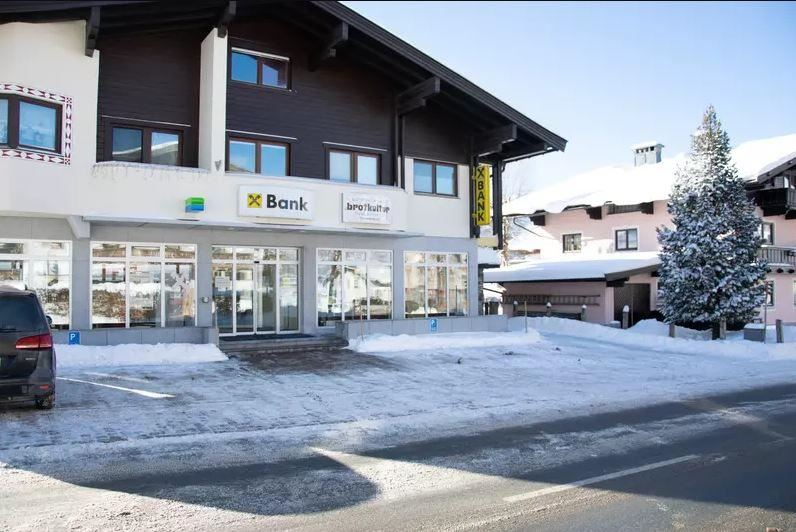
#> input picture digital_image_processing/notebooks/bank.jpeg, 796 x 532 px, found by its file name
$ jupyter execute geometric_transformations.ipynb
#> lines starting #> are read from the running program, lines starting #| are printed output that depends on the picture
<a href="https://colab.research.google.com/github/leinaxd/NOTES/blob/main/digital_image_processing/notebooks/geometric_transformations.ipynb" target="_parent"></a>

# Geometric Transformations

[cell 1]
import matplotlib.pyplot as plt
import numpy as np
import urllib.request


url = "https://github.com/leinaxd/NOTES/raw/main/digital_image_processing/notebooks/bank.jpeg"
with urllib.request.urlopen(url) as url:
    img = plt.imread(url, format='jpg')
#> img is the input picture: shape (532, 796, 3); mean R, G, B 137.7, 146.9, 160.7
plt.imshow(img)
plt.axis('off')

print(img.shape)
#| (532, 796, 3)

[cell 2]
r_mask = img[:, :, 0]
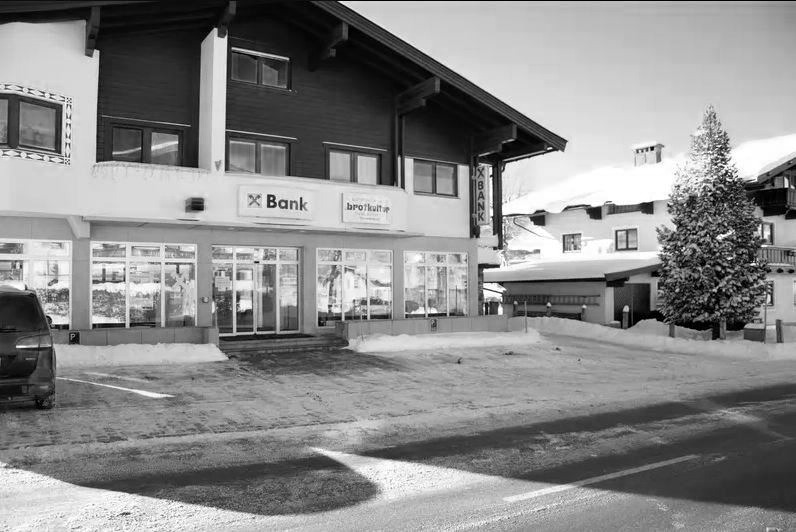
#> r_mask: shape (532, 796); min 0, max 255, mean 137.7
g_mask = img[:, :, 1]
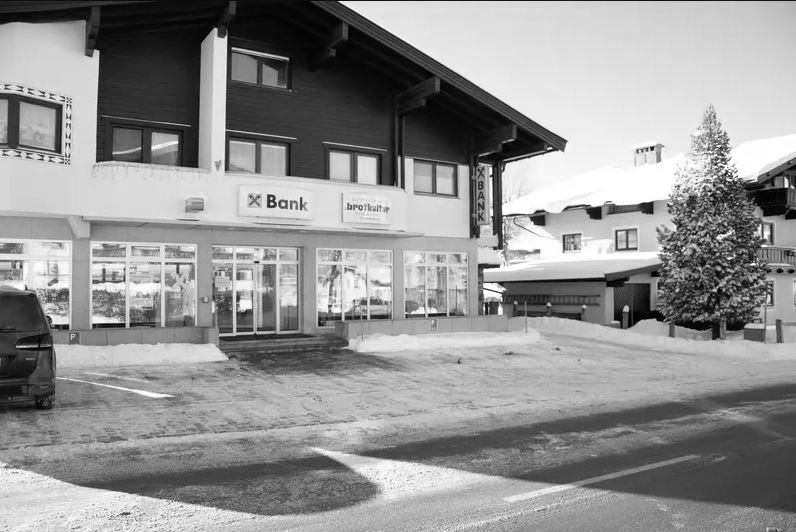
#> g_mask: shape (532, 796); min 0, max 255, mean 146.9
b_mask = img[:, :, 2]
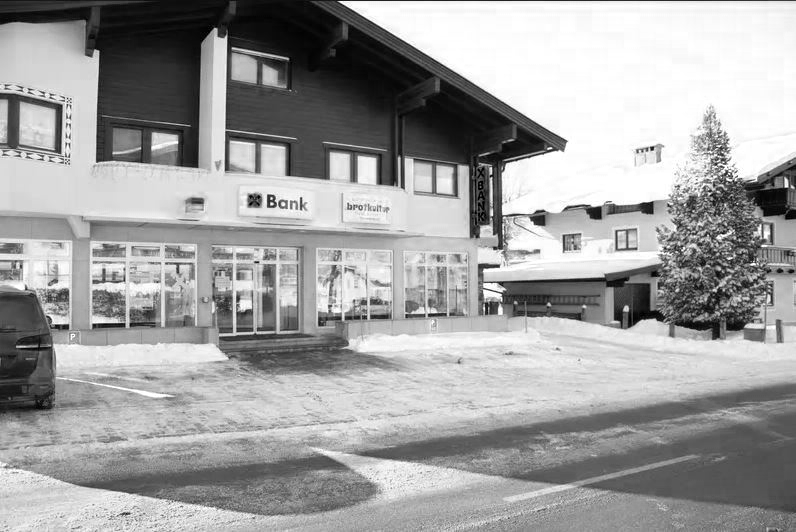
#> b_mask: shape (532, 796); min 0, max 255, mean 160.7

#turn image to gray
g_img = r_mask*0.2989 + g_mask*0.5870 + b_mask*0.1140 #gray img
u_img = np.uint8(img) #unsigned img

Rotations

[cell 3]
from PIL import Image
angle = 30
new_img = Image.fromarray(g_img)
new_img = new_img.rotate(angle)
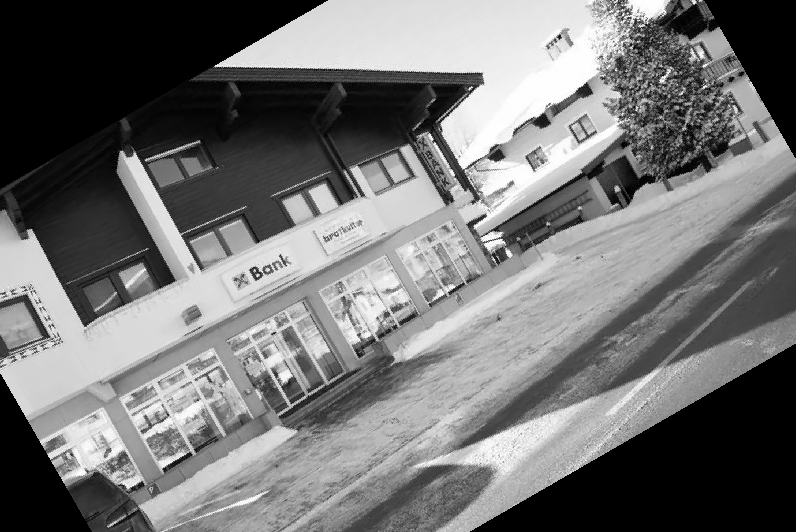
#> new_img: PIL image 796x532 F; min 0, max 255, mean 116
plt.imshow(new_img, cmap = 'gray')
plt.axis('off');

Affine transformation

[cell 4]
import cv2
T = np.array([[1, 0.5, 0], [0.3, 1, 0]], dtype=float)

new_img = cv2.warpAffine(img, T, (img.shape[1], img.shape[0]))        #Linear T = 3x2
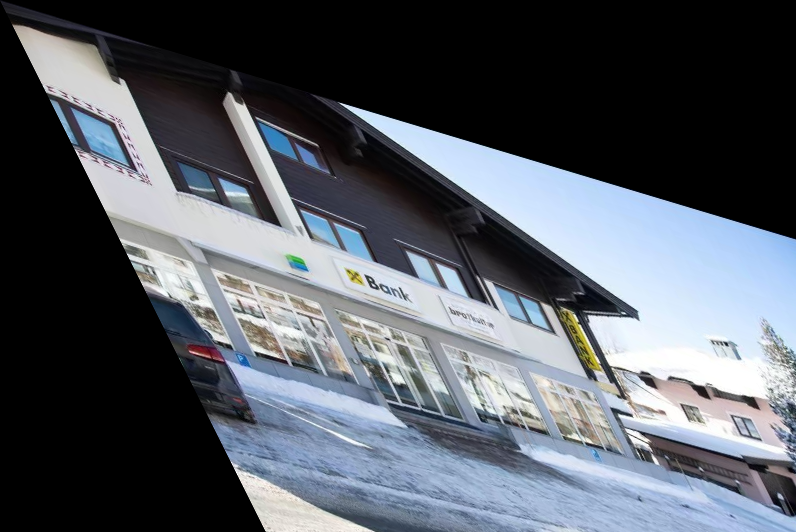
#> new_img: shape (532, 796, 3); mean R, G, B 86.6, 92, 99.9
plt.imshow(new_img, cmap = 'gray')
plt.axis('off');

Projective Transformation

[cell 5]
import cv2
T = np.array([[1,0,0], [0, 1, 0], [0.0005,0.0005,1]], dtype=float)

new_img = cv2.warpPerspective(img, T, (img.shape[1], img.shape[0]))     #Affine T = 3x3
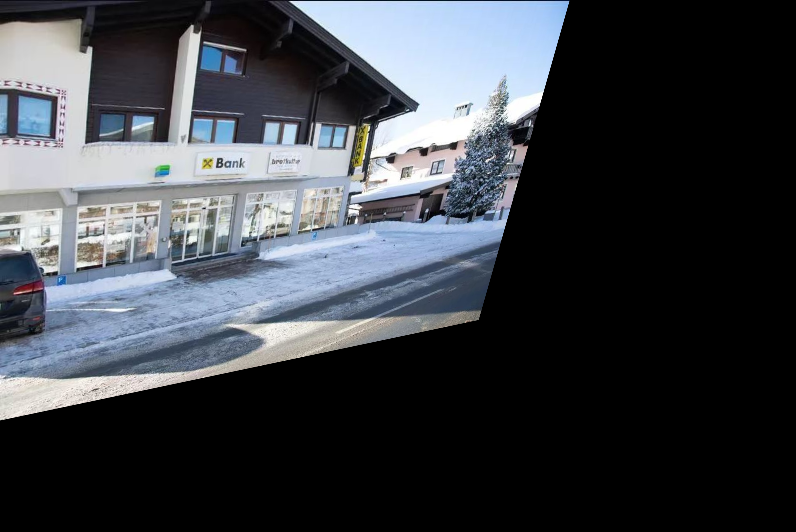
#> new_img: shape (532, 796, 3); mean R, G, B 61.4, 65.1, 70.8
plt.imshow(new_img, cmap = 'gray')
plt.axis('off');

Bilinear interpolation

[cell 6]
from PIL import Image
angle = 30
new_img = Image.fromarray(g_img)
new_img = new_img.rotate(angle)
new_img = np.uint8(new_img)
#> new_img: shape (532, 796)

T = np.array([[1,0,-300], [0, 1, -300]], dtype=float)
new_img = cv2.warpAffine(new_img, T, (img.shape[1], img.shape[0]))
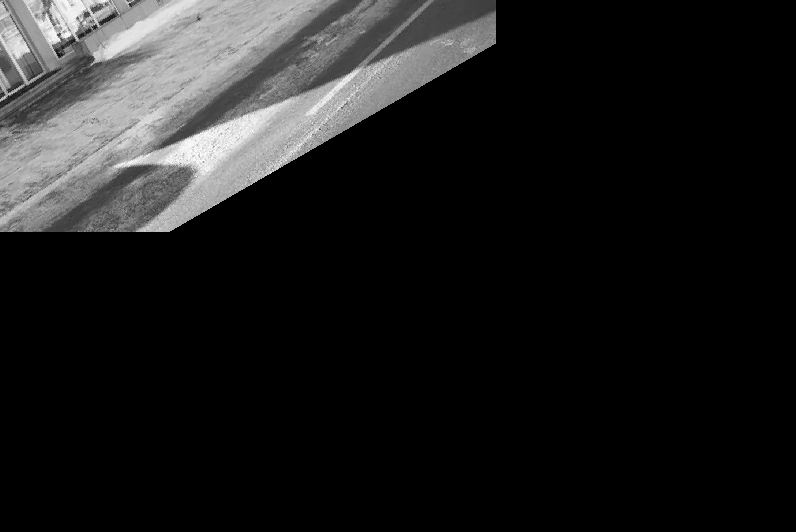
#> new_img: shape (532, 796); min 0, max 254, mean 29

T = np.array([[10,0,0], [0, 10, 0]], dtype=float)
new_img = cv2.warpAffine(new_img, T, (img.shape[1], img.shape[0]))
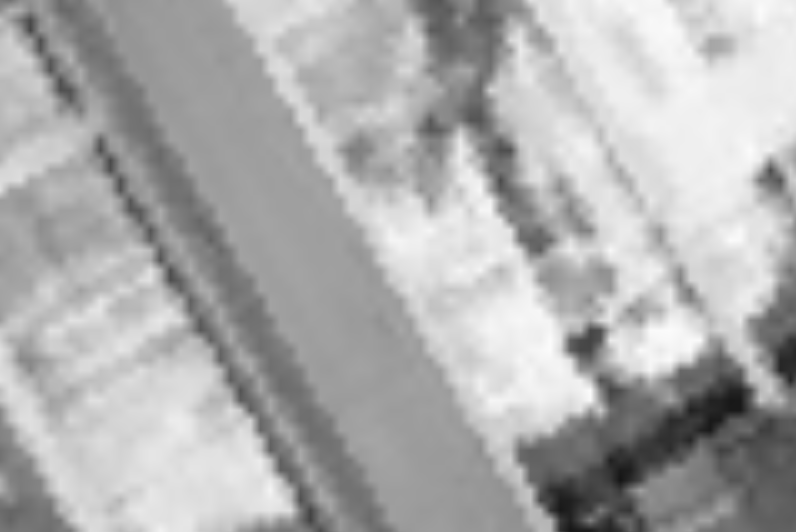
#> new_img: shape (532, 796); min 20, max 252, mean 173.9

plt.imshow(new_img, cmap = 'gray')
plt.axis('off')
plt.title('affine rotation')
plt.figure()

angle = 30
new_img = Image.fromarray(g_img)
new_img = new_img.rotate(angle, resample=Image.BILINEAR)
#> new_img: PIL image 796x532 F
new_img = np.uint8(new_img)
#> new_img: shape (532, 796)

T = np.array([[1,0,-300], [0, 1, -300]], dtype=float)
new_img = cv2.warpAffine(new_img, T, (img.shape[1], img.shape[0]))

T = np.array([[10,0,0], [0, 10, 0]], dtype=float)
new_img = cv2.warpAffine(new_img, T, (img.shape[1], img.shape[0]))

plt.imshow(new_img, cmap = 'gray')
plt.title('bilineal rotation')
plt.axis('off');
